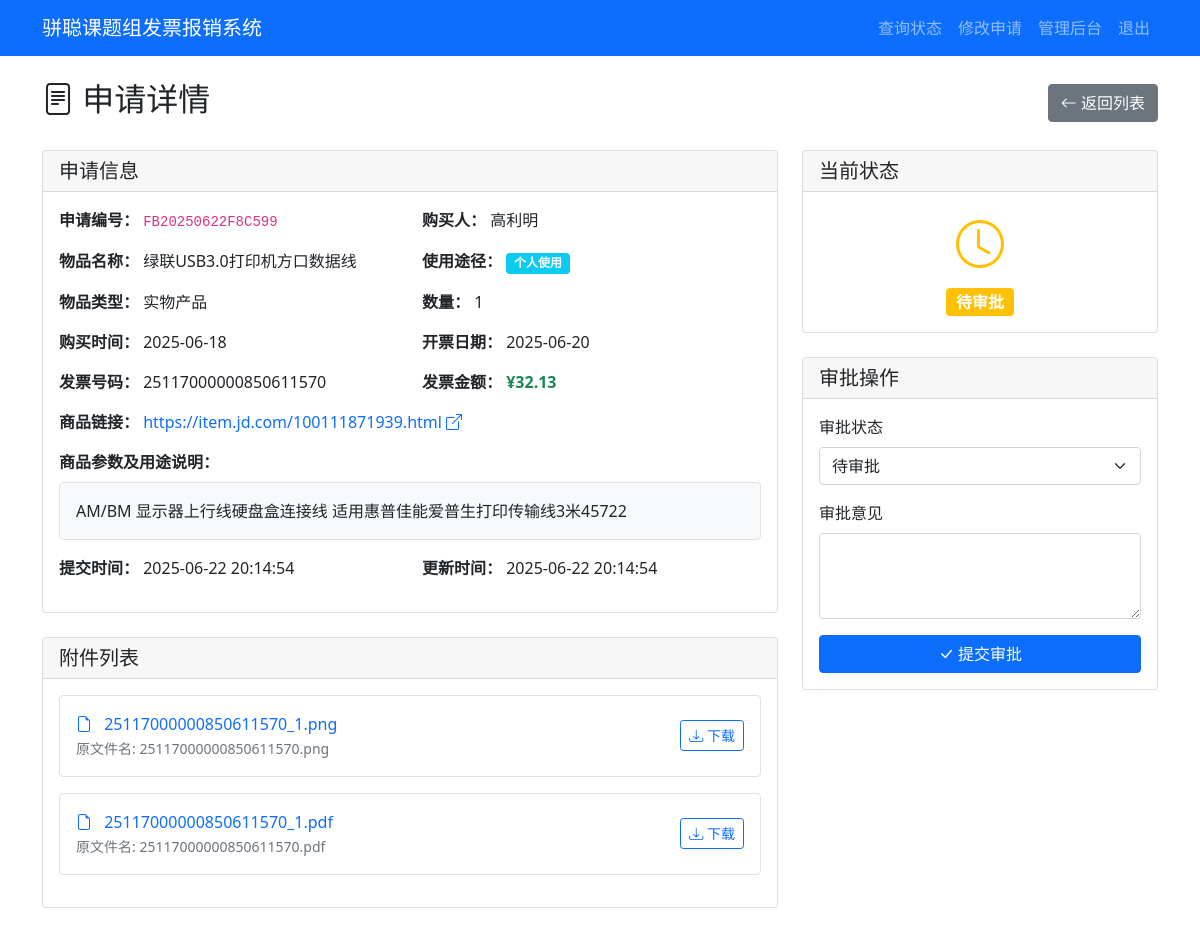
The app's page /admin/application/FB20250622F8C599 (signed in), older data.
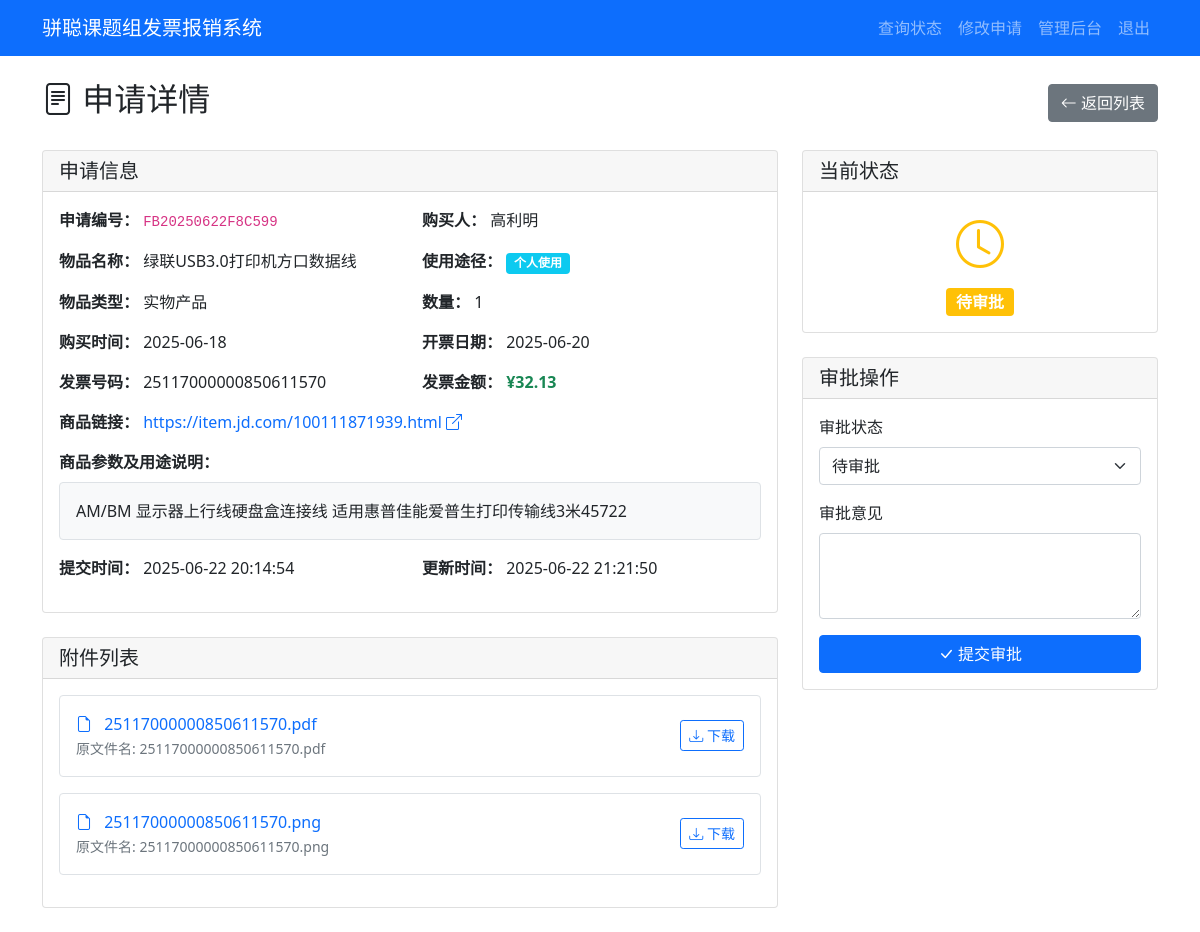
The same page, newer data.
### tables this page shows
CREATE TABLE applications (
            id INTEGER PRIMARY KEY AUTOINCREMENT,
            app_number TEXT UNIQUE NOT NULL,
            purchaser TEXT NOT NULL,
            purchase_details TEXT,
            item_name TEXT NOT NULL,
            product_link TEXT,
            usage_type TEXT NOT NULL,
            item_type TEXT NOT NULL,
            quantity INTEGER NOT NULL,
            purchase_time DATE NOT NULL,
            invoice_number TEXT NOT NULL,
            invoice_amount REAL NOT NULL,
            invoice_date DATE NOT NULL,
            status TEXT DEFAULT '待审批',
            approval_comment TEXT,
            created_at TIMESTAMP DEFAULT CURRENT_TIMESTAMP,
            updated_at TIMESTAMP DEFAULT CURRENT_TIMESTAMP
        );

CREATE TABLE attachments (
            id INTEGER PRIMARY KEY AUTOINCREMENT,
            app_number TEXT NOT NULL,
            original_filename TEXT NOT NULL,
            stored_filename TEXT NOT NULL,
            file_path TEXT NOT NULL,
            FOREIGN KEY (app_number) REFERENCES applications (app_number)
        );

### app.py (the view)
        def wrapper(*args, **kwargs):
            user = session.get('admin_username', 'anonymous')
            details = f"操作: {operation_type}, 用户: {user}, URL: {request.url}"
            if kwargs.get('app_number'):
                details += f", 申请编号: {kwargs['app_number']}"
            elif kwargs.get('filename'):
                details += f", 文件名: {kwargs['filename']}"
            if request.method == 'POST':
                form_data = {k: '***' if k == 'password' else v for k, v in request.form.items()}
                details += f", 表单数据: {form_data}"
            if request.args:
                details += f", 查询参数: {dict(request.args)}"
            try:
                result = f(*args, **kwargs)
                app.logger.info(f"{details}, 结果: 成功")
                return result
            except Exception as e:
                app.logger.error(f"{details}, 结果: 失败, 错误: {str(e)}", exc_info=True)
                raise

### app.py (called while the page is built)
@app.route('/admin/application/<app_number>')
@log_operation('查看申请详情')
def admin_application_detail(app_number):
    if not session.get('admin_logged_in'):
        flash('请先登录')
        return redirect(url_for('admin_login'))
    with sqlite3.connect('reimbursement.db') as conn:
        c = conn.cursor()
        c.execute('SELECT * FROM applications WHERE app_number = ?', (app_number,))
        application = c.fetchone()
        c.execute('SELECT * FROM attachments WHERE app_number = ?', (app_number,))
        attachments = c.fetchall()
    if not application:
        flash('申请不存在')
        return redirect(url_for('admin_dashboard'))
    return render_template('admin_detail.html', application=application, attachments=attachments)

### templates/admin_detail.html (shortened to what this page needs)
{% extends "base.html" %}
{% block content %}
<div class="d-flex justify-content-between align-items-center mb-4">
    <h2><i class="bi bi-file-text"></i> 申请详情</h2>
    <a href="{{ url_for('admin_dashboard') }}" class="btn btn-secondary">
        <i class="bi bi-arrow-left"></i> 返回列表
    </a>
</div>
<div class="row">
    <div class="col-md-8">
        <div class="card mb-4">
            <div class="card-header">
                <h5 class="mb-0">申请信息</h5>
            </div>
            <div class="card-body">
                <div class="row">
                    <div class="col-md-6 mb-3">
                        <strong>申请编号：</strong>
                        <code>{{ application[1] }}</code>
                    </div>
                    <div class="col-md-6 mb-3">
                        <strong>购买人：</strong>
                        {{ application[2] }}
                    </div>
                    <div class="col-md-6 mb-3">
                        <strong>物品名称：</strong>
                        {{ application[4] }}
                    </div>
                    <div class="col-md-6 mb-3">
                        <strong>使用途径：</strong>
                        <span class="badge bg-{% if application[6] == '个人使用' %}info{% else %}success{% endif %}">
                            {{ application[6] }}
                        </span>
                    </div>
                    <div class="col-md-6 mb-3">
                        <strong>物品类型：</strong>
                        {{ application[7] }}
                    </div>
                    <div class="col-md-6 mb-3">
                        <strong>数量：</strong>
                        {{ application[8] }}
                    </div>
                    <div class="col-md-6 mb-3">
                        <strong>购买时间：</strong>
                        {{ application[9] }}
                    </div>
                    <div class="col-md-6 mb-3">
                        <strong>开票日期：</strong>
                        {{ application[12] }}
                    </div>
                    <div class="col-md-6 mb-3">
                        <strong>发票号码：</strong>
                        {{ application[10] }}
                    </div>
                    <div class="col-md-6 mb-3">
                        <strong>发票金额：</strong>
                        <span class="text-success fw-bold">¥{{ "%.2f"|format(application[11]) }}</span>
                    </div>
                    <div class="col-12 mb-3">
                        <strong>商品链接：</strong>
                        {% if application[5] %}
                        <a href="{{ application[5] }}" target="_blank" class="text-decoration-none">
                            {{ application[5] }} <i class="bi bi-box-arrow-up-right"></i>
                        </a>
                        {% else %}
                        <span class="text-muted">未提供</span>
                        {% endif %}
                    </div>
                    <div class="col-12 mb-3">
                        <strong>商品参数及用途说明：</strong>
                        <div class="mt-2">
                            {% if application[3] %}
                            <div class="border rounded p-3 bg-light">
                                {{ application[3]|replace('\n', '<br>')|safe }}
                            </div>
                            {% else %}
                            <span class="text-muted">未填写</span>
                            {% endif %}
                        </div>
                    </div>
                    <div class="col-md-6 mb-3">
                        <strong>提交时间：</strong>
                        {{ application[15] }}
                    </div>
                    <div class="col-md-6 mb-3">
                        <strong>更新时间：</strong>
                        {{ application[16] }}
                    </div>
                </div>
            </div>
        </div>
        {% if attachments %}
        <div class="card mb-4">
            <div class="card-header">
                <h5 class="mb-0">附件列表</h5>
            </div>
            <div class="card-body">
                {% for attachment in attachments %}
                <div class="d-flex justify-content-between align-items-center mb-3 p-3 border rounded">
                    <div>
                        <i class="bi bi-file-earmark text-primary me-2"></i>
                        <a href="{{ url_for('download_file', filename=attachment[3]) }}" target="_blank"
                            class="text-decoration-none">
                            {{ attachment[3] }}
                        </a>
                        <br>
                        <small class="text-muted">原文件名: {{ attachment[2] }}</small>
                    </div>
                    <a href="{{ url_for('download_file', filename=attachment[3]) }}"
                        class="btn btn-sm btn-outline-primary">
                        <i class="bi bi-download"></i> 下载
                    </a>
                </div>
                {% endfor %}
            </div>
        </div>
        {% endif %}
    </div>
    <div class="col-md-4">
        <div class="card mb-4">
            <div class="card-header">
                <h5 class="mb-0">当前状态</h5>
            </div>
            <div class="card-body text-center">
                {% if application[13] == '待审批' %}
                <i class="bi bi-clock text-warning" style="font-size: 3rem;"></i>
                <div class="mt-2">
                    <span class="badge bg-warning fs-6">{{ application[13] }}</span>
                </div>
                {% elif application[13] == '报销中' %}
                <i class="bi bi-hourglass-split text-primary" style="font-size: 3rem;"></i>
                <div class="mt-2">
                    <span class="badge bg-primary fs-6">{{ application[13] }}</span>
                </div>
                {% elif application[13] == '已报销' %}
                <i class="bi bi-check-circle text-success" style="font-size: 3rem;"></i>
                <div class="mt-2">
                    <span class="badge bg-success fs-6">{{ application[13] }}</span>
                </div>
                {% elif application[13] == '驳回' %}
                <i class="bi bi-x-circle text-danger" style="font-size: 3rem;"></i>
                <div class="mt-2">
                    <span class="badge bg-danger fs-6">{{ application[13] }}</span>
                </div>
                {% endif %}
            </div>
        </div>
        <div class="card">
            <div class="card-header">
                <h5 class="mb-0">审批操作</h5>
            </div>
            <div class="card-body">
                <form action="{{ url_for('approve_application', app_number=application[1]) }}" method="post">
                    <div class="mb-3">
                        <label for="status" class="form-label">审批状态</label>
                        <select class="form-select" id="status" name="status" required>
                            <option value="待审批" {% if application[13]=='待审批' %}selected{% endif %}>待审批</option>
                        </select>
                    </div>
                    <div class="mb-3">
                        <label for="comment" class="form-label">审批意见</label>
                        <textarea class="form-control" id="comment" name="comment"
                            rows="3">{{ application[14] or '' }}</textarea>
                    </div>
                    <div class="d-grid">
                        <button type="submit" class="btn btn-primary">
                            <i class="bi bi-check-lg"></i> 提交审批
                        </button>
                    </div>
                </form>
            </div>
        </div>
    </div>
</div>
{% endblock %}

### templates/base.html (shortened to what this page needs)
<!DOCTYPE html>
<html lang="zh-CN">
<head>
    <link href="https://cdn.jsdelivr.net/npm/bootstrap@5.1.3/dist/css/bootstrap.min.css" rel="stylesheet">
    <link href="https://cdn.jsdelivr.net/npm/bootstrap-icons@1.7.2/font/bootstrap-icons.css" rel="stylesheet">
</head>
<body>
    <nav class="navbar navbar-expand-lg navbar-dark bg-primary">
        <div class="container">
            <a class="navbar-brand" href="{{ url_for('index') }}">骈聪课题组发票报销系统</a>
            <div class="navbar-nav ms-auto">
                <a class="nav-link" href="{{ url_for('query_status') }}">查询状态</a>
                <a class="nav-link" href="{{ url_for('edit_application_page') }}">修改申请</a>
                {% if session.admin_logged_in %}
                <a class="nav-link" href="{{ url_for('admin_dashboard') }}">管理后台</a>
                <a class="nav-link" href="{{ url_for('admin_logout') }}">退出</a>
                {% else %}
                <a class="nav-link" href="{{ url_for('admin_login') }}">管理员登录</a>
                {% endif %}
            </div>
        </div>
    </nav>
    <div class="container mt-4">
        {% block content %}{% endblock %}
    </div>
</body>
</html>

Row changes from the older to the newer data that the page shows:
removed attachments: stored_filename "25117000000850611570_1.png", original_filename "25117000000850611570.png"
removed attachments: stored_filename "25117000000850611570_1.pdf", original_filename "25117000000850611570.pdf"
changed applications "高利明": updated_at "2025-06-22 20:14:54" → "2025-06-22 21:21:50"
added attachments: stored_filename "25117000000850611570.pdf", original_filename "25117000000850611570.pdf"
added attachments: stored_filename "25117000000850611570.png", original_filename "25117000000850611570.png"
